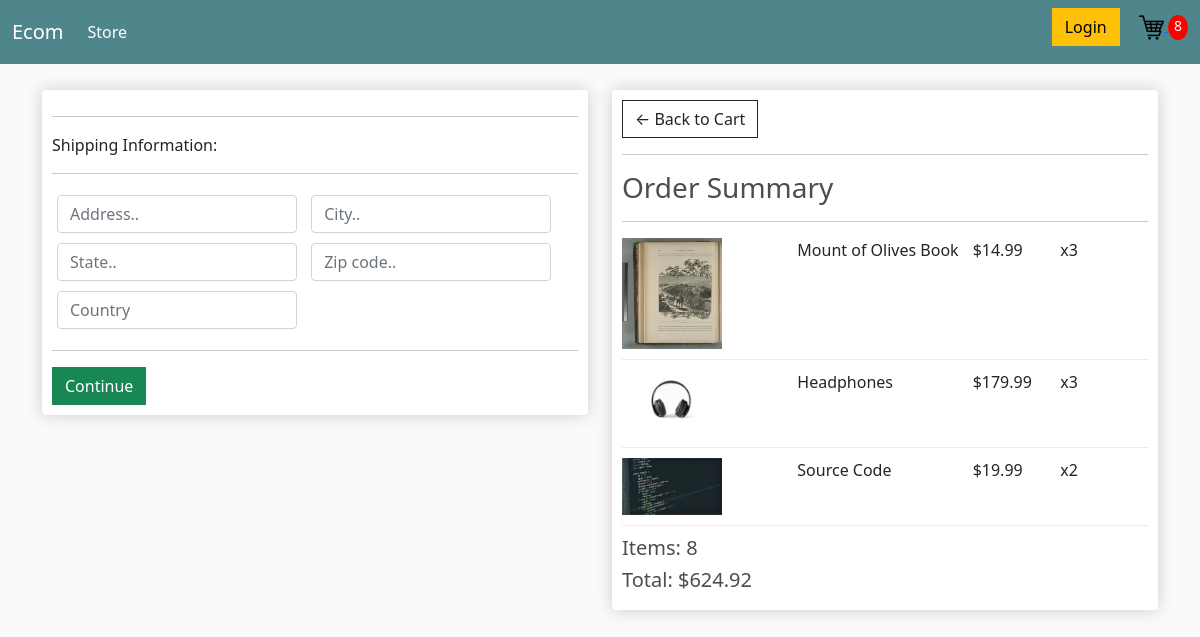
Screenshot of /checkout/ (signed in) with the database file from the repository.
### store/models.py (models this page shows, shortened)
class OrderItem(models.Model):
    product = models.ForeignKey(Product, on_delete = models.SET_NULL, null = True)
    order = models.ForeignKey(Order, on_delete = models.SET_NULL, null = True)
    quantity = models.IntegerField(default = 0, null = True, blank = True)
    date_added = models.DateTimeField(auto_now_add= True)
    @property
    def get_total(self):
        return self.quantity*self.product.price

class Product(models.Model):
    name = models.CharField(max_length = 255)
    price = models.FloatField()
    digital = models.BooleanField(default = False, null= True, blank = True)
    image = models.ImageField(null = True, blank = True)
    @property
    def imageURL(self):
        try:
            url = self.image.url
        except:
            url = ''
        return url

class Order(models.Model):
    customer = models.ForeignKey(Customer, on_delete = models.SET_NULL, null = True, blank = True)
    date_ordered = models.DateTimeField(auto_now_add = True)
    complete = models.BooleanField(default = False)
    transaction_id = models.CharField(max_length=100, null = True)
    @property
    def get_cart_total(self):
        items = self.orderitem_set.all()
        return sum([item.get_total for item in items])
    @property
    def get_cart_item(self):
        items = self.orderitem_set.all()
        return sum([item.quantity for item in items])
    @property
    def shipping(self):
        shipping = False
        items = self.orderitem_set.all()
        for item in items:
            if item.product.digital== False:
                shipping = True
        return shipping

### store/views.py (the view)
# urls.py: path('checkout/', views.checkout, name="checkout"),
def checkout(request):
    if request.user.is_authenticated:
        customer = request.user.customer
        order, created = Order.objects.get_or_create(customer = customer, complete = False)
        items = order.orderitem_set.all()
        cartItems = order.get_cart_item
    else:
        items = []
        order = {'get_cart_total': 0, 'get_cart_item': 0, 'shipping': False}
        cartItems = order['get_cart_item']
    context = {'items':items, 'orders': order, 'cartItems': cartItems}
    return render(request, 'store/checkout.html', context)

### store/templates/store/checkout.html (shortened to what this page needs)
{% extends 'store/main.html' %}
{%load static%}
{%block content%}
<div class="row">
    <div class="col-lg-6">
        <div class="box-element" id="form-wrapper">
            <form action="" id="form">
                <div id="shipping-info">
                    <hr>
                    <p>Shipping Information:</p>
                    <hr>
                    <div class="form-field">
                        <input class="form-control" type="text" name="address" placeholder="Address..">
                    </div>
                    <div class="form-field">
                        <input class="form-control" type="text" name="city" placeholder="City..">
                    </div>
                    <div class="form-field">
                        <input class="form-control" type="text" name="state" placeholder="State..">
                    </div>
                    <div class="form-field">
                        <input class="form-control" type="text" name="zipcode" placeholder="Zip code..">
                    </div>
                    <div class="form-field">
                        <input class="form-control" type="text" name="country" placeholder="Country">
                    </div>
                </div>
                <hr>
                <input id="form-button" class="btn btn-success btn-block" type="submit" value="Continue">
            </form>
        </div>
        <br>
    </div>
    <div class="col-lg-6">
        <div class="box-element">
            <a href="{% url 'cart'%}" class="btn btn-outline-dark">&#x2190; Back to Cart</a>
            <hr>
            <h3>Order Summary</h3>
            <hr>
            {%for item in items%}
            <div class="cart-row">
                <div style="flex:2"><img class="row-image" src="{{item.product.imageURL}}"></div>
                <div style="flex:2">
                    <p>{{item.product.name}} </p>
                </div>
                <div style="flex:1">
                    <p>${{item.product.price}}</p>
                </div>
                <div style="flex:1">
                    <p>x{{item.quantity}}</p>
                </div>
            </div>
            {%endfor%}
            <h5>Items: {{orders.get_cart_item}}</h5>
            <h5>Total: ${{orders.get_cart_total|floatformat:2}} </h5>
        </div>
    </div>
</div>
{%endblock%}

### static/css/main.css (style rules this page uses)
body { background-color: hsl(0, 0%, 98%); }
h1,h2,h3,h4,h5,h6 { color:hsl(0, 0%, 30%); }
.box-element { box-shadow:hsl(0, 0%, 80%) 0 0 16px; background-color: #fff; border-radius: 4px; padding: 10px; }
.col-lg-4, .col-lg-6, .col-lg-8, .col-lg-12 { margin-top: 10px; }
.btn { border-radius: 0; }
.row-image { width: 100px; }
.form-field { width:250px; display: inline-block; padding: 5px; }
.cart-row { display: flex; align-items: flex-stretch; padding-bottom: 10px; margin-bottom: 10px; border-bottom: 1px solid #ececec; }

### rows the page displays
OrderItem: product.imageURL (picture), product.name "Mount of Olives Book", product.price "14.99", quantity "3"
OrderItem: product.imageURL (picture), product.name "Headphones", product.price "179.99", quantity "3"
OrderItem: product.imageURL (picture), product.name "Source Code", product.price "19.99", quantity "2"
Order: get_cart_item "8", get_cart_total "624.92"

### other values shown
{{ cartItems }} "8"
